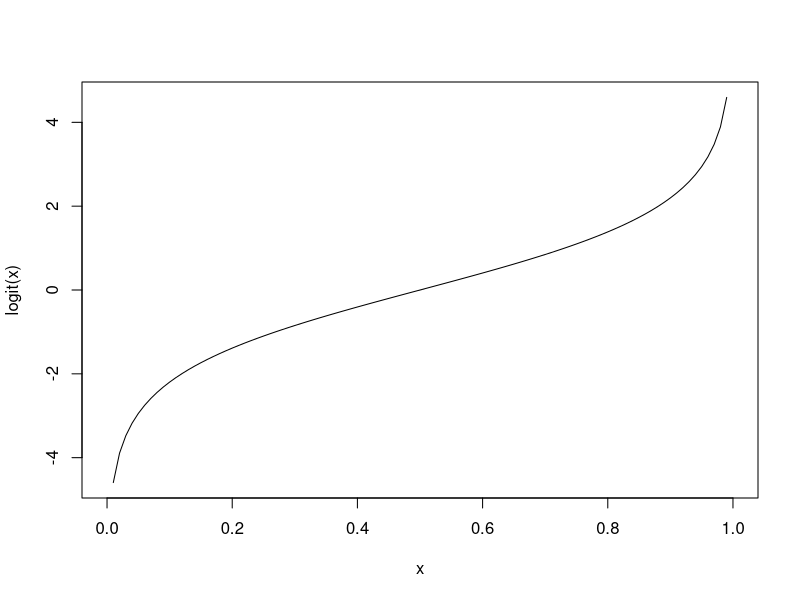
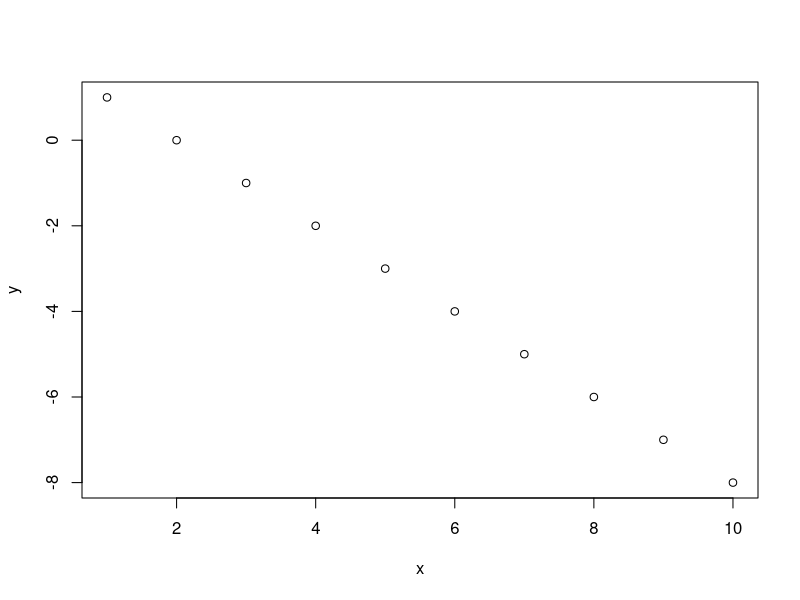
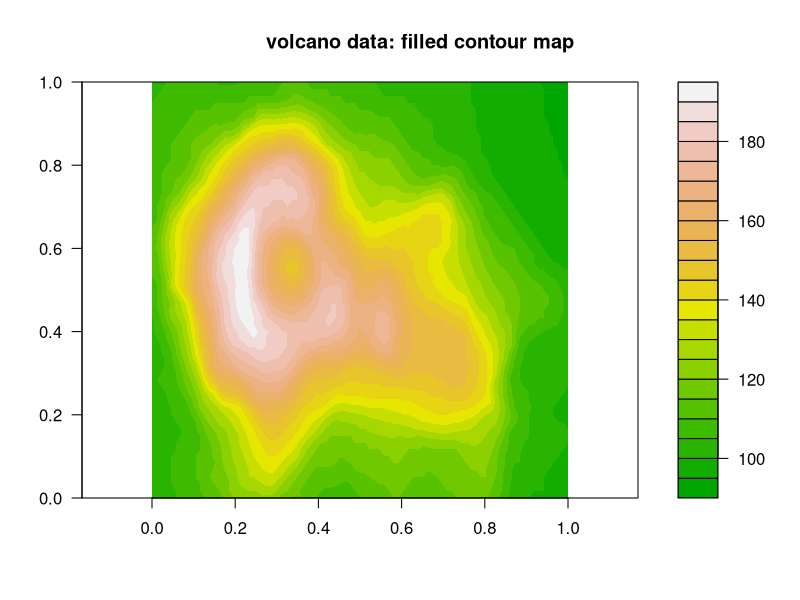

These charts were generated, in order, by the following R code:
## ---- chunk 1
knitr::opts_chunk$set(echo = TRUE, cache = TRUE, warning = FALSE, message = FALSE)
## ---- chunk 2

#  R Bootcamp #1, module 2.2 ---------------------------
#    University of Nevada, Reno         
#    PROGRAMMING: FUNCTIONS AND MORE         

## ---- chunk 3

# Start with blank workspace -------------------

rm(list=ls())

## ---- chunk 4

## We can write our own functions. Useful if we have to repeat the same operations over and over with different inputs.
my.mean <- function(x){       # 'x' is the function argument- 'x' stands in for whatever numeric vector the user wants
    m <- sum(x)/length(x)
    return(m)
}

foo <- c(2, 4, 6, 8)
my.mean(foo)


## ---- chunk 5

## A function to square the arguments.
square <- function(x){
    x^2
}

## Square a single value (scalar).
square(2)

## Square all elements of a vector.
square(1:10)


## ---- chunk 6

## Often, we need to write functions that are not included in the base R package e.g., the logit function.
## Calculate the log-odds (logit).
logit <- function(x){
    log(x/(1-x))
}

## Calculate logit of 0.9.
logit(.9)

## Sequence between 0 and 1.
x <- seq(from = 0, to = 1, by = 0.01)

## Caclulate the logit of a vector.
logit.x <- logit(x)
logit.x

## Plot x on x-axis, and logit(x) on y axis.
plot(x, logit.x, type = 'l',xlab="x",ylab="logit(x)")    # View the output graphically.


## ---- chunk 7


#  if...else statements -----------------------

# Draw a sample from a Binomial distribution with p = 0.7 (here, p represents detection probability).
p <- 0.7            # probability of detection
x <- rbinom(n = 1, size = 1, prob = p)      # single 'coin flip' with prob success equal to p

if (x > 0) {
    print("detected")
} else {
    print("not detected")
}

## ---- chunk 8

#  ifelse()  --------------------------------

## Note if...else only works for running one logical (T/F) test at a time. If we have a spreadsheet with lots of data, we need something else.
n.samples <- 100

## 100 samples from a binomial distribution with detection probability p = 0.7.
y <- rbinom(n = n.samples, size = 1, prob = p)
y

## Use ifelse d
detection.history <- ifelse(y == 1, "Detected", "Not detected")
detection.history

## Going the other direction.
ifelse(detection.history == "Detected", 1, 0)

xt  <-  cbind(rbinom(10, 1, .5), rbinom(10, 1, .6))
xt
ifelse(xt[, 1] > 0 & xt[, 2] > 0, "Detected twice",
       "Not detected twice")


## ---- chunk 9

#  for loops  --------------------------

for(i in 1:10){
  print(i)
}

for(j in c(2,4,6,8,10)){    
  print(j)
}

n.iter <- 10                   # another alternative!
count <- 0
for(i in 1:n.iter){
  count <- count+1            # assign a new value of count equal to the old value of count plus 1
  print(count)
}


## ---- chunk 10

  # closer look at iteration vector:
1:n.iter

## ---- chunk 11

## A for-loop for dependent sequence (here, the Fibonacci sequence)
n.iter <- 10
x <- rep(0, n.iter)           # set up vector of all zeros
x[1] <- 1                     # assign x_1  <-  1
x[2] <- 1                     # assign x_2 = 0
for(i in 3:n.iter){
  x[i] <- x[i-1]+x[i-2]       # x_i = x_(i-1) + x_(i-2)
}
x


## ---- chunk 12

### apply (another way to iterate) ------------------

W <- matrix(rnorm(4, 10, 3), nrow = 2, ncol = 2)  # Create a 2X2 matrix using a Normal random number generator with mu=10 and sd=3
W

## For each row, calculate the mean.
apply(W, 1, mean)

## For each column, calculate the mean.
apply(W, 2, mean)

## Apply your own custom function to each row in a matrix.
MyFunc <- function(x){
    2+sum(x/5)-3/2*mean(x)^2
}
apply(W, 1, MyFunc)

# lapply: apply a function across a list or vector --------------

# apply the "exp()" function to each element in the vector 1:5 

lapply(1:5,function(x) exp(x)) 


# compute the square root of volume for the first five trees in the 'trees' dataset

lapply(1:5, function(t) sqrt(trees$Volume[t]))


# sapply: same thing as 'lapply' but simplifies the returned object (i.e., into a vector if the function returns a scalar...)

mylist <- list()
mylist[[1]] <- seq(1,5,length=10)
mylist[[2]] <- c(1,.5,-.4)
mylist[[3]] <- matrix(rnorm(12,10,3),nrow=3)
sapply(mylist,function(x) sum(x)) 


## ---- chunk 13

regfunc <- function(beta0,beta1,x){
  beta0 + beta1*x
}

plot(1:10,regfunc(2,-1,1:10),ylab="y",xlab="x",type="p")

## ---- chunk 14

x=c(5,4,7,3,10,2,5,4,7,6)

## ---- chunk 15

cummean <- rep(0, times=length(x))
for(i in 1:length(x)){
  cummean[i] <- mean(x[1:i])
}
cummean

## ---- chunk 16

filled.contour(volcano, color.palette = terrain.colors, asp = 1)
title(main = "volcano data: filled contour map")

## ---- chunk 17


# CHALLENGE EXERCISES   -------------------------------------

#1: Create a custom function to calculate the predicted value y 
#    for the equation y = beta_0 + beta_1*x for any value of 
#    beta_0, beta_1 and x. Assume that beta_0 and 
#    beta_1 are both scalar, whereas x is a numeric vector. 
#    Use this function to calculate y for the values of 
#    $x$ = 1,...,10 with $\beta_0 = 2$, and $\beta_1= -1$. 
#    Use base R plotting (`plot()` function) to plot the results.
#
#2: Write a FOR loop that takes a numeric vector as input and 
#    computes the cumulative mean (for each element of the vector, 
#    compute the mean of all previous elements of the vector, 
#    including the current element). 
#
#3: Using the built-in 'volcano' dataset (a matrix of elevation data 
#    with columns representing longitude and rows representing latitude),
#    calculate the standard deviation of elevation as an index of
#    'ruggedness' from the rows () of the volcano elevation data matrix.
#    Using the "apply()" function. Which row (latitude band) of the
#    'volcano' dataset has the most rugged terrain?

